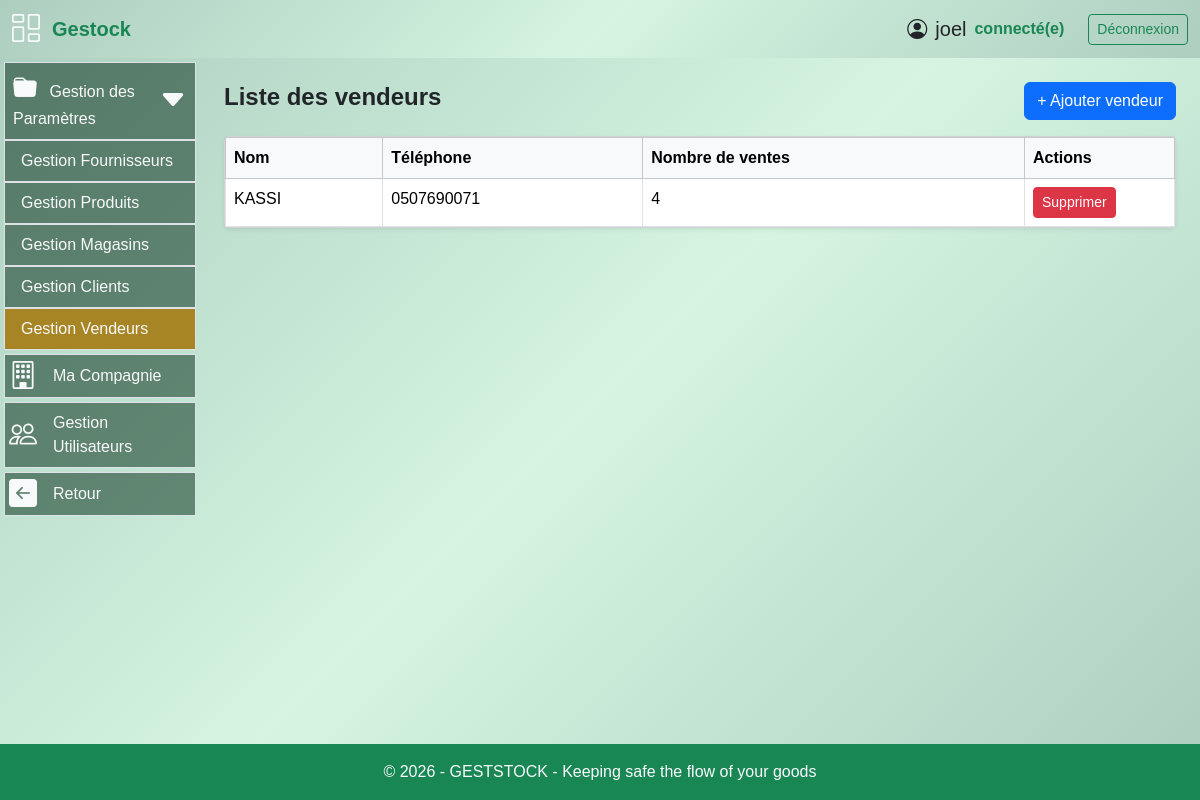
The page /gestion_materiel/vendeurs (signed in) on the database its author committed.
### models.py (models this page shows, shortened)
class User(UserMixin, db.Model):
  id = db.Column(db.Integer, primary_key=True)
  username = db.Column(db.String(64), index=True, nullable=False)
  email = db.Column(db.String(120), unique=True, nullable=False)
  password_hash = db.Column(db.String(256))
  role = db.Column(db.String(20), nullable=False, default='operateur')
  joined_at = db.Column(db.DateTime(), default = datetime.utcnow, index = True)
  must_change_password = db.Column(db.Boolean, default=False)
  __table_args__ = (
      db.UniqueConstraint('email', name='uq_user_email'),
  )

class Vendeur(db.Model):
    __tablename__ = "vendeur"
    id = db.Column(db.Integer, primary_key=True)
    nom = db.Column(db.String(100), nullable=False)
    telephone = db.Column(db.String(20), nullable=False)
    compagnie_id = db.Column(
        db.Integer,
        db.ForeignKey("vendeur_compagnie.id", name="fk_vendeur_compagnie_id"),
        nullable=False,
        default=1
    )
    ventes = db.relationship("Vente", backref="vendeur", lazy=True)
    compagnie = db.relationship("VendeurCompagnie", backref="vendeurs", lazy=True)

### routes.py (the view)
@app.route("/gestion_materiel/vendeurs")
@login_required
def liste_vendeurs():
    vendeurs = (
        Vendeur.query
        .order_by(Vendeur.nom.asc())
        .all()
    )
    return render_template(
        "liste_vendeurs.html",
        vendeurs=vendeurs
    )

### app.py (called while the page is built)
@app.after_request
def close_db_connection(response):
    try:
        db.session.close()
    except:
        pass
    return response

### routes.py (called while the page is built)
@app.after_request
def disable_cache(response):
    response.headers["Cache-Control"] = "no-store, no-cache, must-revalidate, private"
    response.headers["Pragma"] = "no-cache"
    response.headers["Expires"] = "0"
    return response

@login_manager.user_loader
def load_user(user_id):
    return User.query.get(int(user_id))

@app.context_processor
def utility_processor():
    def is_active(prefix):
        return request.endpoint and prefix in request.endpoint
    return dict(is_active=is_active)

### templates/liste_vendeurs.html (shortened to what this page needs)
{% extends "base.html" %}
{% block content %}
<div class="container mt-4">
    <div class="d-flex justify-content-between align-items-center mb-3">
        <h4 class="fw-bold">Liste des vendeurs</h4>
        <button class="btn btn-primary"
                data-bs-toggle="modal"
                data-bs-target="#modalVendeur">
            + Ajouter vendeur
        </button>
    </div>
    {% if vendeurs %}
    <div class="card shadow-sm">
        <div class="card-body p-0">
            <table class="table table-bordered table-hover mb-0">
                <thead class="table-light">
                    <tr>
                        <th>Nom</th>
                        <th>Téléphone</th>
                        <th>Nombre de ventes</th>
                        <th width="150">Actions</th>
                    </tr>
                </thead>
                <tbody>
                    {% for vendeur in vendeurs %}
                    <tr>
                        <td>{{ vendeur.nom }}</td>
                        <td>{{ vendeur.telephone }}</td>
                        <td>{{ vendeur.ventes|length }}</td>
                        <td>
                            <form method="POST"
                                  action="{{ url_for('supprimer_vendeur', vendeur_id=vendeur.id) }}"
                                  onsubmit="return confirm('Supprimer ce vendeur ?')">
                                <button type="submit"
                                        class="btn btn-sm btn-danger">
                                    Supprimer
                                </button>
                            </form>
                        </td>
                    </tr>
                    {% endfor %}
                </tbody>
            </table>
        </div>
    </div>
    {% endif %}
</div>
{% endblock %}

### templates/base.html (shortened to what this page needs)
<!DOCTYPE html>
<html lang="fr">
<head>
    <link rel="stylesheet" href="/static/style/styles.css">
    <link rel="stylesheet" href="{{ url_for('static', filename='css/bootstrap.min.css') }}">
    <link rel="stylesheet" href="{{ url_for('static', filename='style/styles.css') }}">
    <link rel="stylesheet" href="https://cdn.jsdelivr.net/npm/bootstrap-icons@1.11.3/font/bootstrap-icons.css">
</head>
<body class="bg-gradient-success">
    <header class="container-fluid py-2">
        <div class="row align-items-between">
            <div class="col-2 gap-2 d-flex align-items-center">
                <i class="bi bi-columns-gap text-light fs-3"></i>
                <span class="fs-5 px-1 fw-semibold text-success">
                    Gestock
                </span>
            </div>
            <div class="col-10 d-flex gap-4 justify-content-end align-items-center">
                {% if current_user.is_authenticated %}
                    <div class="d-flex justify-content-end align-items-center ">
                        <span class="fs-5 d-flex justify-content-end mx-2 align-items-center">
                            <i class="bi bi-person-circle fs-5 mx-2"></i>
                            {{ current_user.username }}
                        </span>
                        <span class="fs-6 fw-semibold text-success">connecté(e)</span>
                    </div>
                    <div>
                        <a href="{{ url_for('logout') }}" class="btn btn-sm btn-outline-success">
                            Déconnexion
                        </a>
                    </div>
                {% endif %}
            </div>
        </div>
    </header>
    <main class="container-fluid flex-fill">
        <div class="row">
            {% if current_user.is_authenticated %}
                {% if request.path.startswith('/gestion_materiel') %}
                    <nav class="col-3 col-md-2 p-1">
                        {% set active_pages = ['paiement', 'produit', 'client', 'dashboard', 'transaction', 'facture', 'stock', 'user'] %}
                        <ul class="nav flex-column gap-1">
                            {% if current_user.role in ["superadmin","admin","operateur","finance"] %}
                                <li class="nav-item bg-nav border">
                                    <a class="nav-link text-light d-flex align-items-center justify-content-between px-2"
                                    data-bs-toggle="collapse"
                                    href="#menuParam"
                                    role="button"
                                    aria-expanded="false">
                                        <div>
                                            <i class="bi bi-folder-fill fs-4 me-2"></i>
                                            Gestion des Paramètres
                                        </div>
                                        <i class="bi bi-caret-down-fill fs-3"></i>
                                    </a>
                                    <div class="collapse {% if is_active('client')
                                                            or is_active('fournisseur')
                                                            or is_active('produit')
                                                            or is_active('magasin')
                                                            or is_active('liste_vendeurs') %}show{% endif %}"
                                        id="menuParam">
                                        <ul class="nav flex-column">
                                            {% if current_user.role in ["superadmin","admin","operateur"] %}
                                                <li class="nav-item border-2 border-top">
                                                    <a class="nav-link text-light {% if is_active('fournisseur') %}bg-nav2{% endif %}"
                                                    href="{{ url_for('fournisseur') }}">
                                                        Gestion Fournisseurs
                                                    </a>
                                                </li>
                                                <li class="nav-item border-2 border-top">
                                                    <a class="nav-link text-light {% if is_active('produit') %}bg-nav2{% endif %}"
                                                    href="{{ url_for('produit') }}">
                                                        Gestion Produits
                                                    </a>
                                                </li>
                                                <li class="nav-item border-2 border-top">
                                                    <a class="nav-link text-light {% if is_active('magasin') %}bg-nav2{% endif %}"
                                                    href="{{ url_for('magasin') }}">
                                                        Gestion Magasins
                                                    </a>
                                                </li>
                                            {% endif %}
                                            {% if current_user.role in ["superadmin","admin","finance","operateur"] %}
                                                <li class="nav-item border-2 border-top">
                                                    <a class="nav-link text-light {% if is_active('client') %}bg-nav2{% endif %}"
                                                    href="{{ url_for('client') }}">
                                                        Gestion Clients
                                                    </a>
                                                </li>
                                            {% endif %}
                                            {% if current_user.role in ["superadmin","admin","finance"] %}
                                                <li class="nav-item border-2 border-top">
                                                    <a class="nav-link text-light {% if is_active('liste_vendeurs') %}bg-nav2{% endif %}"
                                                    href="{{ url_for('liste_vendeurs') }}">
                                                        Gestion Vendeurs
                                                    </a>
                                                </li>
                                            {% endif %}
                                        </ul>
                                    </div>
                                </li>
                            {% endif %}
                            {% if current_user.role in ["admin","superadmin","finance","operateur"] %}
                                <li class="{{ 'bg-nav2' if is_active('compagnie') else '' }} nav-item bg-nav-hover bg-nav px-1 border d-flex flex-fill justify-content-start align-items-center">
                                    <i class="bi bi-building fs-3 text-light"></i>
                                    <a class="nav-link text-light" href="{{url_for('compagnie')}}">Ma Compagnie</a>
                                </li>
                            {% endif %}
                            {% if current_user.role in ["admin","superadmin"] %}
                                <li class="{{ 'bg-nav2' if is_active('user') else '' }} nav-item bg-nav-hover bg-nav px-1 border d-flex flex-fill justify-content-start align-items-center">
                                    <i class="bi bi-people fs-3 text-light"></i>
                                    <a class="nav-link text-light" href="{{url_for('user')}}">Gestion Utilisateurs</a>
                                </li>
                            {% endif %}
                            {% if current_user.role in ["superadmin","admin","operateur","finance"] %}
                                <li class="nav-item bg-nav-hover bg-nav px-1 border d-flex flex-fill justify-content-start align-items-center">
                                    <i class="bi bi-arrow-left-square-fill text-light fs-3"></i>
                                    {% if current_user.role in ["admin","superadmin"] %}
                                        <a class="nav-link text-light" href="{{url_for('dashboard')}}">Retour</a>
                                    {% elif current_user.role == "finance" %}
                                        <a class="nav-link text-light" href="{{url_for('nouvelle_vente')}}">Retour</a>
                                    {% else %}
                                        <a class="nav-link text-light" href="{{url_for('nouveau_achat')}}">Retour</a>
                                    {% endif %}
                                </li>
                            {% endif %}
                        </ul>
                    </nav>
                {% endif %}
            {% endif %}
            <section class="{% if current_user.is_authenticated %}col-9 col-md-10{% else %}col-12{% endif %}">
                {% block content %}{% endblock %}
            </section>
        </div>
    </main>
    <footer class="bg-success text-light text-center py-3 mt-auto">
        <p class="mb-0">© 2026 - GESTSTOCK - Keeping safe the flow of your goods </p>
    </footer>
</body>
</html>

### static/style/styles.css (style rules this page uses)
html { height: 100%; }
body { margin: 0; font-family: Arial, sans-serif; }
.bg-gradient-success { background: linear-gradient(135deg, #adcdbf, #d5f5e2, #adcdbf); }
.bg-nav { background-color: #113a248f; }
.bg-nav2 { background-color: #a88524; }
.table td, .table th { white-space: nowrap; }

### templates/base.html (style rules this page uses)
html, body { height: 100%; margin: 0; overflow: hidden; }
body { display: flex; flex-direction: column; min-height: 100vh; overflow: hidden; }
header { flex-shrink: 0; position: sticky; top: 0; z-index: 1030; background: inherit; }
main { flex: 1; overflow: hidden; display: flex; flex-direction: column; }
main .row { height: 100%; overflow: hidden; }
nav { height: 100%; overflow-y: auto; flex-shrink: 0; position: sticky; top: 0; align-self: flex-start; }
section { height: 100%; overflow-y: auto; overflow-x: hidden; padding-bottom: 20px; }
footer { flex-shrink: 0; position: sticky; bottom: 0; z-index: 1030; }

### rows shown on the page
User: username "joel"
Vendeur: nom "KASSI", telephone "0507690071", ventes|length "4"
